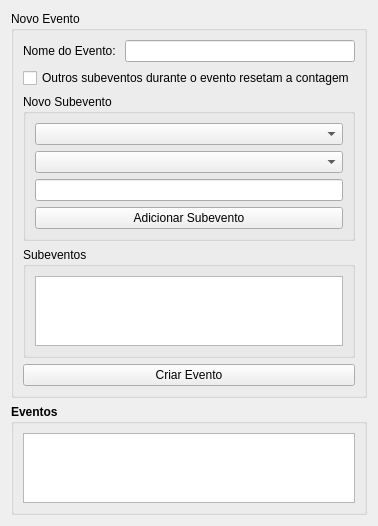
          <widget class="QWidget" name="page_7">
           <property name="geometry">
            <rect>
             <x>0</x>
             <y>0</y>
             <width>341</width>
             <height>489</height>
            </rect>
           </property>
           <attribute name="label">
            <string>Eventos</string>
           </attribute>
           <layout class="QVBoxLayout" name="verticalLayout_21">
            <item>
             <widget class="QGroupBox" name="newEventBox">
              <property name="font">
               <font>
                <weight>50</weight>
                <bold>false</bold>
               </font>
              </property>
              <property name="title">
               <string>Novo Evento</string>
              </property>
              <layout class="QVBoxLayout" name="verticalLayout_22">
               <item>
                <layout class="QHBoxLayout" name="horizontalLayout_12">
                 <item>
                  <widget class="QLabel" name="eventNameLabel">
                   <property name="text">
                    <string>Nome do Evento: </string>
                   </property>
                  </widget>
                 </item>
                 <item>
                  <widget class="QLineEdit" name="eventNameInput"/>
                 </item>
                </layout>
               </item>
               <item>
                <widget class="QCheckBox" name="checkAllowEventBetween">
                 <property name="text">
                  <string>Outros subeventos durante o evento resetam a contagem</string>
                 </property>
                </widget>
               </item>
               <item>
                <widget class="QGroupBox" name="newSubEventBox">
                 <property name="title">
                  <string>Novo Subevento</string>
                 </property>
                 <layout class="QVBoxLayout" name="verticalLayout_24">
                  <item>
                   <widget class="QComboBox" name="subEventSelect"/>
                  </item>
                  <item>
                   <widget class="QComboBox" name="subEventParamSelect"/>
                  </item>
                  <item>
                   <widget class="QLineEdit" name="subEventParam"/>
                  </item>
                  <item>
                   <widget class="QPushButton" name="btnAddSubEvent">
                    <property name="text">
                     <string>Adicionar Subevento</string>
                    </property>
                   </widget>
                  </item>
                 </layout>
                </widget>
               </item>
               <item>
                <widget class="QGroupBox" name="subEventBox">
                 <property name="title">
                  <string>Subeventos</string>
                 </property>
                 <layout class="QVBoxLayout" name="verticalLayout_25">
                  <item>
                   <widget class="QListWidget" name="subEventList"/>
                  </item>
                 </layout>
                </widget>
               </item>
               <item>
                <widget class="QPushButton" name="btnNewEvent">
                 <property name="text">
                  <string>Criar Evento</string>
                 </property>
                </widget>
               </item>
              </layout>
             </widget>
            </item>
            <item>
             <widget class="QGroupBox" name="EventBox">
              <property name="font">
               <font>
                <weight>75</weight>
                <bold>true</bold>
               </font>
              </property>
              <property name="title">
               <string>Eventos</string>
              </property>
              <layout class="QVBoxLayout" name="verticalLayout_23">
               <item>
                <widget class="QListWidget" name="eventList"/>
               </item>
              </layout>
             </widget>
            </item>
           </layout>
          </widget>
